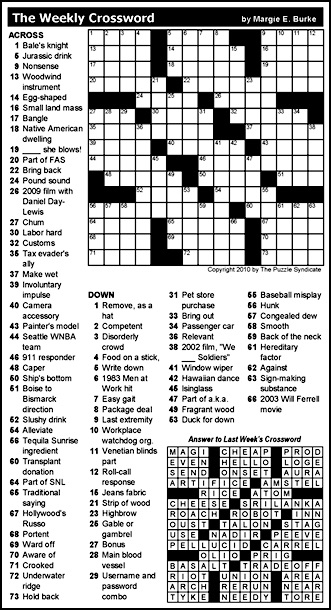
#> input picture cross.jpg, 331 x 610 px, found by its file name
$ jupyter execute thresholding.ipynb
#> lines starting #> are read from the running program, lines starting #| are printed output that depends on the picture; after the words box and inside, x2 and y2 are one past the last pixel; in counts of white or black regions, pixels touching at a corner belong together
[cell 1]
import cv2
import matplotlib.pyplot as plt

[cell 2]
img = cv2.imread("cross.jpg",0)
#> img is the input picture: shape (610, 331); min 0, max 255, mean 189.4

[cell 3]
plt.imshow(img,cmap = 'gray')

[cell 4]
def show_img(img):
    fig = plt.figure(figsize = (15,15))
    ax=fig.add_subplot(111)
    ax.imshow(img,cmap = 'gray')

[cell 5]
show_img(img)

[cell 6]
ret,th1 = cv2.threshold(img,127,255,cv2.THRESH_BINARY)
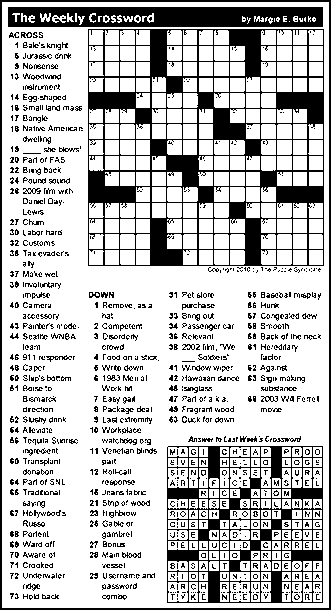
#> th1: shape (610, 331); 75.4% white; 1251 black regions (1076 under 20 px), largest, box (x1, y1, x2, y2) and area: (88, 29, 324, 266) 17999, (167, 446, 323, 603) 7624, (8, 7, 323, 27) 5485

[cell 7]
show_img(th1)

[cell 8]
th2 = cv2.adaptiveThreshold(img,255,cv2.ADAPTIVE_THRESH_MEAN_C,cv2.THRESH_BINARY,9,8)
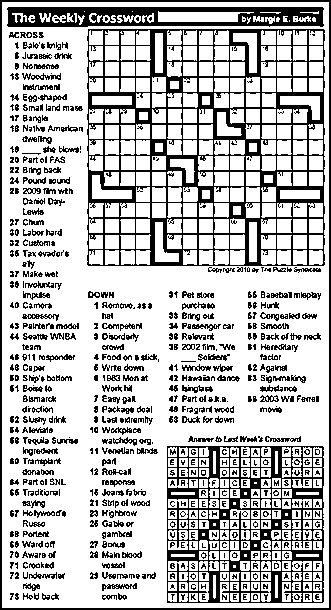
#> th2: shape (610, 331); 74.3% white; 808 black regions (438 under 20 px), largest, box (x1, y1, x2, y2) and area: (87, 29, 325, 266) 15675, (167, 446, 324, 603) 8030, (7, 7, 324, 27) 4246

[cell 9]
show_img(th2)

[cell 10]
final = cv2.addWeighted(th1,0.6,th2,0.4,0)
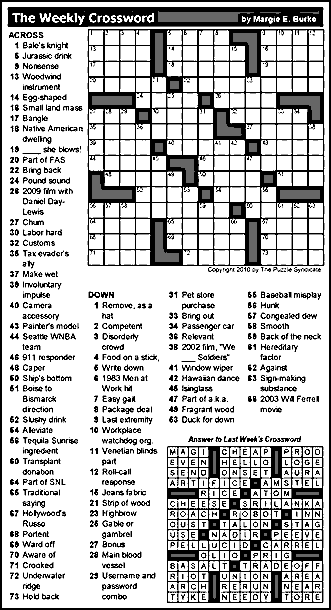
#> final: shape (610, 331); min 0, max 255, mean 191.1

[cell 11]
show_img(final)

[cell 12]
final.shape
#> Out = (610, 331)

$ run again, with img2.jpg copied over cross.jpg
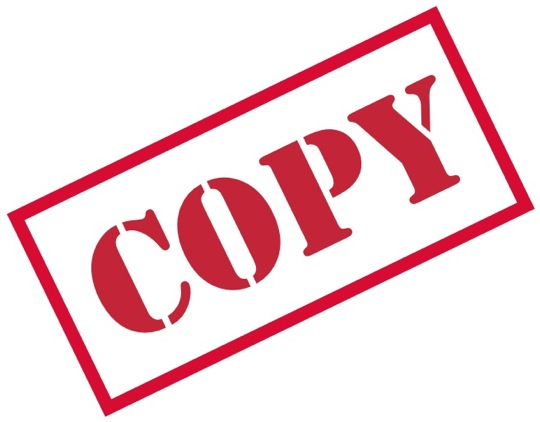
#> input picture img2.jpg, 540 x 422 px, found by its file name
#> `ret,th1 = cv2.threshold(img,127,255,cv2.THRESH_BINARY)`:
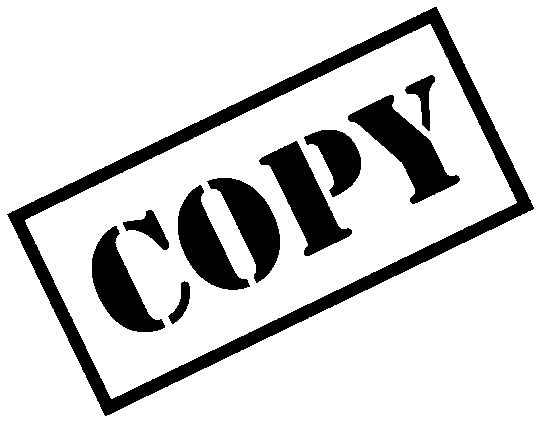
#> th1: shape (422, 540); 82.7% white; 10 black regions, largest, box (x1, y1, x2, y2) and area: (7, 7, 534, 416) 17197, (348, 95, 460, 204) 4283, (259, 141, 352, 256) 4041
#> th2: shape (422, 540); 91.2% white; 13 black regions (2 under 20 px), largest, box (x1, y1, x2, y2) and area: (7, 6, 535, 417) 5981, (22, 21, 520, 402) 5603, (347, 95, 460, 204) 1415
#> `final = cv2.addWeighted(th1,0.6,th2,0.4,0)`:
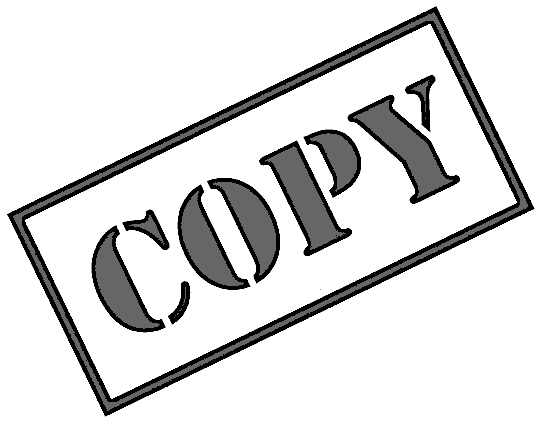
#> final: shape (422, 540); min 0, max 255, mean 219.6
